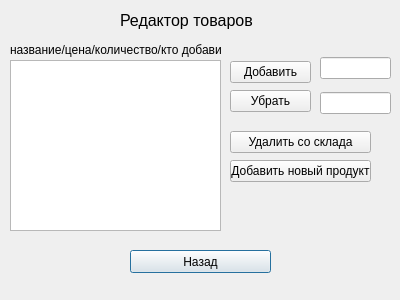
<?xml version="1.0" encoding="UTF-8"?>
<ui version="4.0">
 <class>ProductsRedactor</class>
 <widget class="QDialog" name="ProductsRedactor">
  <property name="geometry">
   <rect>
    <x>0</x>
    <y>0</y>
    <width>400</width>
    <height>300</height>
   </rect>
  </property>
  <property name="windowTitle">
   <string>Dialog</string>
  </property>
  <widget class="QListWidget" name="itemsList">
   <property name="geometry">
    <rect>
     <x>10</x>
     <y>60</y>
     <width>211</width>
     <height>171</height>
    </rect>
   </property>
  </widget>
  <widget class="QPushButton" name="pushButton_4">
   <property name="geometry">
    <rect>
     <x>130</x>
     <y>250</y>
     <width>141</width>
     <height>23</height>
    </rect>
   </property>
   <property name="text">
    <string>Назад</string>
   </property>
  </widget>
  <widget class="QLabel" name="label">
   <property name="geometry">
    <rect>
     <x>10</x>
     <y>40</y>
     <width>211</width>
     <height>20</height>
    </rect>
   </property>
   <property name="text">
    <string>название/цена/количество/кто добавил</string>
   </property>
  </widget>
  <widget class="QWidget" name="layoutWidget">
   <property name="geometry">
    <rect>
     <x>320</x>
     <y>50</y>
     <width>71</width>
     <height>71</height>
    </rect>
   </property>
   <layout class="QVBoxLayout" name="verticalLayout">
    <item>
     <widget class="QLineEdit" name="addInput"/>
    </item>
    <item>
     <widget class="QLineEdit" name="deleteInput"/>
    </item>
   </layout>
  </widget>
  <widget class="QWidget" name="layoutWidget">
   <property name="geometry">
    <rect>
     <x>230</x>
     <y>60</y>
     <width>81</width>
     <height>54</height>
    </rect>
   </property>
   <layout class="QVBoxLayout" name="verticalLayout_2">
    <item>
     <widget class="QPushButton" name="addButton">
      <property name="text">
       <string>Добавить</string>
      </property>
     </widget>
    </item>
    <item>
     <widget class="QPushButton" name="deleteButton">
      <property name="text">
       <string>Убрать</string>
      </property>
     </widget>
    </item>
   </layout>
  </widget>
  <widget class="QWidget" name="layoutWidget">
   <property name="geometry">
    <rect>
     <x>230</x>
     <y>130</y>
     <width>141</width>
     <height>54</height>
    </rect>
   </property>
   <layout class="QVBoxLayout" name="verticalLayout_3">
    <item>
     <widget class="QPushButton" name="deleteAllButton">
      <property name="text">
       <string>Удалить со склада</string>
      </property>
     </widget>
    </item>
    <item>
     <widget class="QPushButton" name="addNewTypeButton">
      <property name="text">
       <string>Добавить новый продукт</string>
      </property>
     </widget>
    </item>
   </layout>
  </widget>
  <widget class="QLabel" name="messageLabel">
   <property name="geometry">
    <rect>
     <x>120</x>
     <y>10</y>
     <width>291</width>
     <height>20</height>
    </rect>
   </property>
   <property name="font">
    <font>
     <pointsize>12</pointsize>
    </font>
   </property>
   <property name="text">
    <string>Редактор товаров</string>
   </property>
  </widget>
 </widget>
 <resources/>
 <connections>
  <connection>
   <sender>pushButton_4</sender>
   <signal>clicked()</signal>
   <receiver>ProductsRedactor</receiver>
   <slot>reject()</slot>
   <hints>
    <hint type="sourcelabel">
     <x>212</x>
     <y>262</y>
    </hint>
    <hint type="destinationlabel">
     <x>213</x>
     <y>285</y>
    </hint>
   </hints>
  </connection>
 </connections>
</ui>
